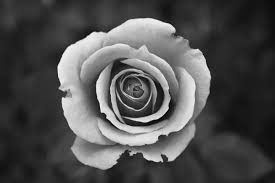
#> input picture Digtal-Image-Processing/flower.jfif, 275 x 183 px
$ python 'Bitplane Slicing.py'
#> lines starting #> are read from the running program, lines starting #| are printed output that depends on the picture
'''
Digital Image Processing
16 April 2020
by Sampada Petkar

Bitplane Slicing
'''

import cv2
import numpy as np
import matplotlib.pyplot as plt

img = cv2.imread('flower.jfif', 0)
#> img is the input picture: shape (183, 275); min 0, max 252, mean 79.6
fig=plt.figure(figsize=(8, 8))

for k in range(0, 8):
    plane = np.full((img.shape[0], img.shape[1]), 2 ** k, np.uint8)
    res = cv2.bitwise_and(plane, img)
    x = res * 255
    ax = fig.add_subplot(3,3,k+2)
    ax.title.set_text("Plane " + str(k+1))
    plt.imshow(x, cmap = "gist_gray")
#> this loop made 8 passes
#> pass 1, `res = cv2.bitwise_and(plane, img)`:
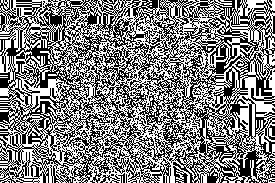
#> res: shape (183, 275); values 0 (black) and 1 (white), 50% white in thin lines or dots
#> pass 2, `res = cv2.bitwise_and(plane, img)`:
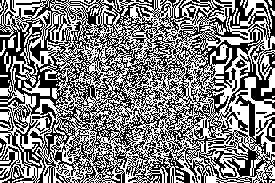
#> res: shape (183, 275); values 0 (black) and 2 (white), 50% white; black in thin lines or dots
#> after the loop: plane: shape (183, 275); every value is 128

ax1 = fig.add_subplot(3,3,1)
ax1.title.set_text("Input Image")
plt.imshow(img, cmap = "gist_gray")

plt.show()
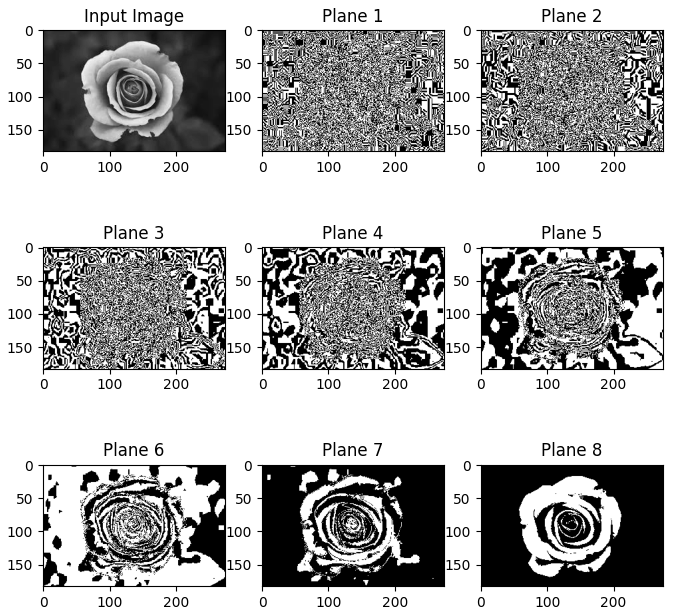
#> figure drawn by matplotlib, 9 panels
cv2.waitKey()
cv2.destroyAllWindows()

$ run again, with Digtal-Image-Processing/dog.jfif copied over Digtal-Image-Processing/flower.jfif
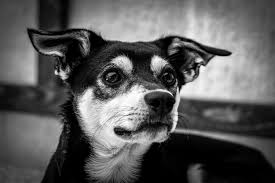
#> input picture Digtal-Image-Processing/dog.jfif, 275 x 183 px
#> img is the input picture: shape (183, 275); min 0, max 255, mean 90.4
#> the loop `for k in range(0, 8):` made 8 passes
#> pass 1, `res = cv2.bitwise_and(plane, img)`:
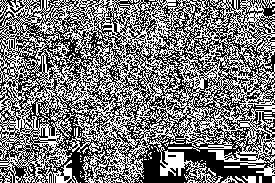
#> res: shape (183, 275); values 0 (black) and 1 (white), 47.7% white in thin lines or dots
#> pass 2, `res = cv2.bitwise_and(plane, img)`:
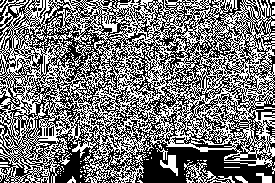
#> res: shape (183, 275); values 0 (black) and 2 (white), 46.8% white in thin lines or dots
